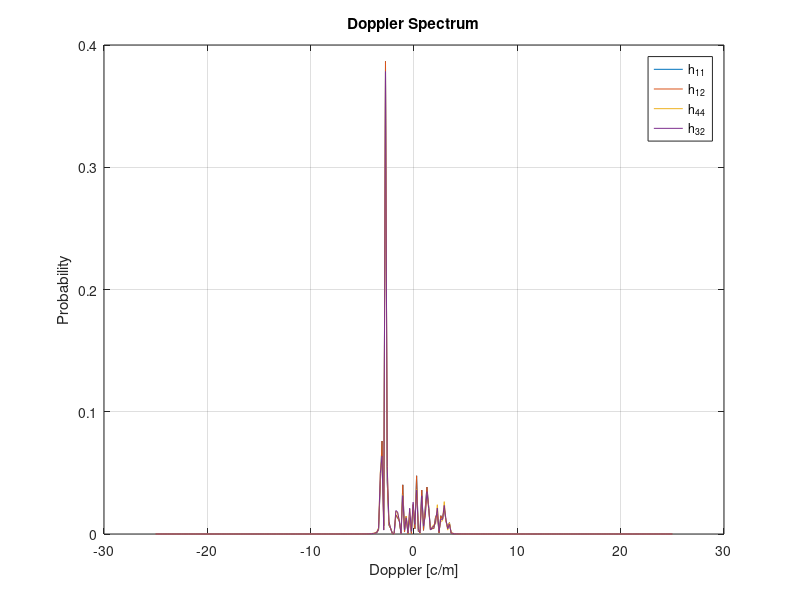
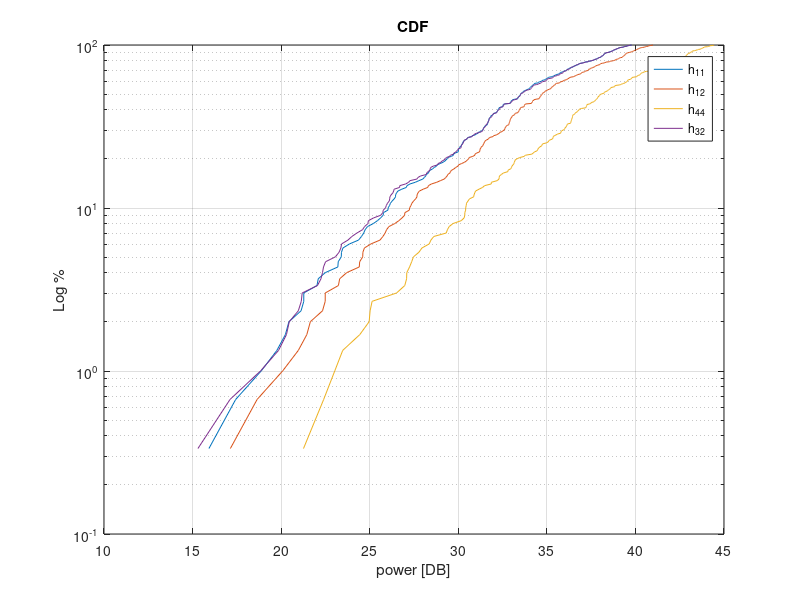
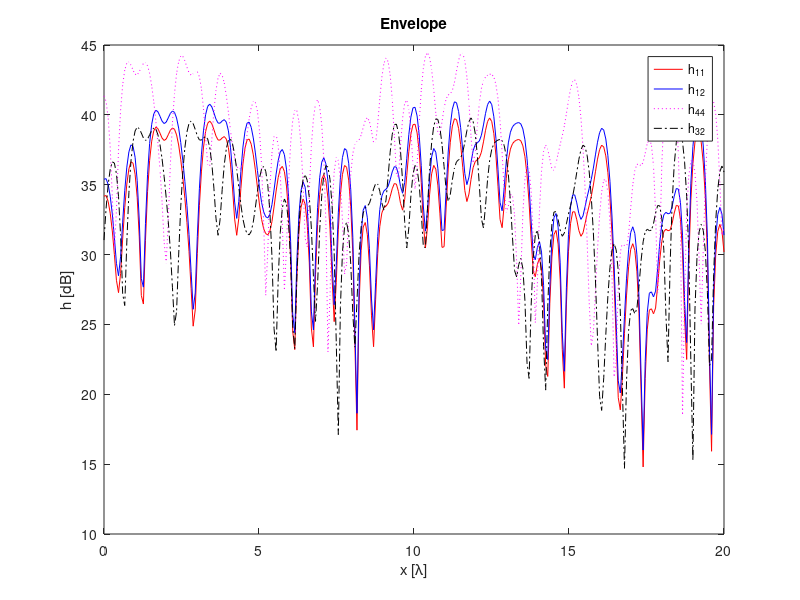
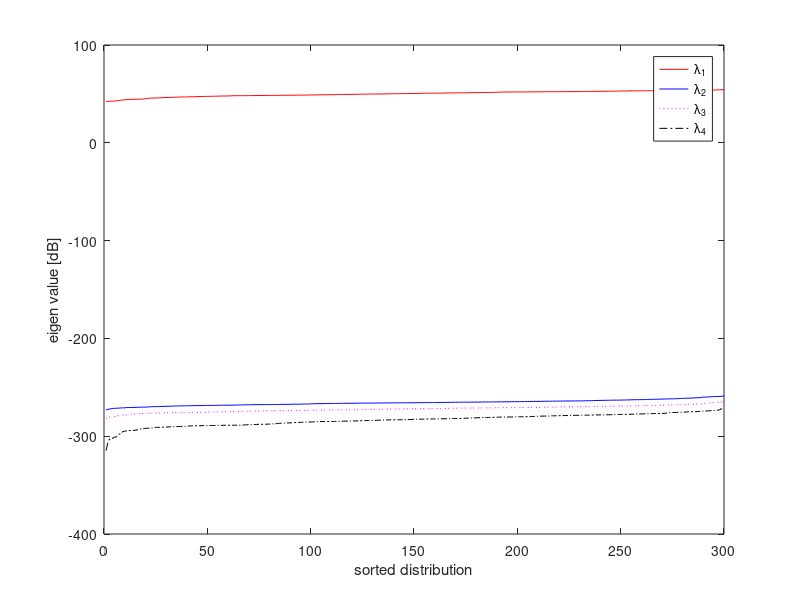

Source code (MATLAB) for these figures, in order:
% dual direction NB channels
% double ring model / variations
%
% 8/10-2006 ... 24/10-2012 Patrick Eggers

clf;
clear;
close all;

%%% radio paramter
c=3e8; %m/s
f=1e9; % Hz
lambda = c/f;
k=2*pi/lambda; %rad/m is wavenumber

%%%% antenna system
no_tx=4; %no antennas
no_rx=no_tx; %symmetric MIMO array
half_tx= round(no_tx/2);

d=0.3*lambda; %antenna spacing in ULA


%%% environment
radius1=100*lambda;
radius2=radius1;

scatter_separation= 3*lambda; % between two scatter rings

x_step = 300;
r1 = linspace(0,20,x_step)*lambda; % movement of one array
r2 = zeros(1,x_step);

no_scatter = 50;

%%%% NOTE THIS WILL CHANGE RICHNESS FROM 'nothing' to something noticable
%%%% I.e. directly related to eigen distribution
% YOU SKETCH AND EXPLAIN, WHAT IS RICHNESS?

section1=2*pi*rand(no_scatter,1); % try also split up into clusters
section2=2*pi*rand(no_scatter,1); % try also split up into clusters

% % cluster
% t1 = 2*pi*rand(4,1)
% t2 = 2*pi*rand(4,1)
% section1 = [rand(no_scatter/4,1)+t1(1); rand(no_scatter/4,1)+t1(2); rand(no_scatter/4,1)+t1(3); rand(no_scatter/4,1)+t1(4)];
% section2 = [rand(no_scatter/4,1)+t2(1); rand(no_scatter/4,1)+t2(2); rand(no_scatter/4,1)+t2(3); rand(no_scatter/4,1)+t2(4)];

scatter1_xy = radius1*exp(j*section1); % scatter ring localtion, xy plane expressed as complex number
scatter2_xy= scatter_separation + radius2*exp(j*section2);

scatter1 = 1*exp(j*rand(no_scatter,1)*2*pi); % random phase
scatter2 = 1*exp(j*rand(no_scatter,1)*2*pi); % random phase


%%% transfer function
% YOU CHECK
for x=1:length(r1);  % move one array
    for n=1:no_tx;   % tx anetnnas    centerd in scatter1
        for m=1:no_rx; % rx anetnnas, centerd in scatter2

           h_2(n,m,x)=sum(exp(j*(r1(x)+(n-half_tx)*d)*k.*cos(angle(scatter1_xy))).*scatter1.*...
                        exp(j*(r2(x)+(m-half_tx)*d)*k*cos(angle(scatter2_xy-scatter_separation))).*scatter2.*...
                        exp(j*cos(angle(scatter2_xy-scatter1_xy)))); 
                    
        % sum all scatteres to get total link signal            
           h(n,m,x)=sum((sum(exp(j*(r2(x)+(m-half_tx)*d)*k*cos(angle(scatter2_xy-scatter_separation))).*scatter2.*...
                        exp(j*cos(angle(scatter2_xy-scatter1_xy)))))*exp(j*(r1(x)+(n-half_tx)*d)*k.*cos(angle(scatter1_xy))).*scatter1);
      
         % Doppler at Tx  
          % Doppler at Rx
        end;
    end;    
end;

% doppler
h11 = abs(fftshift(fft(squeeze(h(1,1,:))))).^2;
h12 = abs(fftshift(fft(squeeze(h(1,2,:))))).^2;
h44 = abs(fftshift(fft(squeeze(h(no_tx,no_tx,:))))).^2;
h32 = abs(fftshift(fft(squeeze(h(half_tx+1,half_tx-1,:))))).^2;



h11 = h11./sum(h11);
h12 = h12./sum(h12);
h44 = h44./sum(h44);
h32 = h32./sum(h32);

%extract normlized doppler from movement vector
max_d = max(r1);
f = 1/max_d*x_step;
norm_fd = linspace(-f/2,f/2,x_step);

figure()
plot(norm_fd,h11); hold on; grid on;
plot(norm_fd,h12);
plot(norm_fd,h44);
plot(norm_fd,h32);
xlabel( 'Doppler [c/m]' );
ylabel( 'Probability' );
title( 'Doppler Spectrum' );
legend('h_{11}','h_{12}','h_{44}','h_{32}');



% CDF
cdf_11 = sort(20*log10 (abs(squeeze(h(1,1,:)))));
cdf_12 = sort(20*log10 (abs(squeeze(h(1,2,:)))));
cdf_44 = sort(20*log10 (abs(squeeze(h(no_tx,no_tx,:)))));
cdf_32 = sort(20*log10 (abs(squeeze(h(half_tx+1,half_tx-1,:)))));
percent_axis = linspace(0,100,x_step);

figure()
semilogy(cdf_11,percent_axis); grid on; hold on;
semilogy(cdf_12,percent_axis);
semilogy(cdf_44,percent_axis);
semilogy(cdf_32,percent_axis);
title('CDF')
xlabel('power [DB]');
ylabel('Log %');
legend('h_{11}','h_{12}','h_{44}','h_{32}');



figure()
h1=plot(r1/lambda,20*log10(squeeze(h(1,1,:))),'-r',r1/lambda,20*log10(squeeze(h(1,2,:))),'-b',...);
        r1/lambda,20*log10(squeeze(h(no_tx,no_tx,:))),':m',r1/lambda,20*log10(squeeze(h(half_tx+1,half_tx-1,:))),'-.k');
title('Envelope')
xlabel('x [\lambda]');
ylabel('h [dB]');
legend(h1 ,'h_{11}','h_{12}','h_{44}','h_{32}');



%--------------------------


%envelope correlation
h11_envelope = 20*log10(squeeze(h(1,1,:)));
h12_envelope = 20*log10(squeeze(h(1,2,:)));
h44_envelope = 20*log10(squeeze(h(no_tx,no_tx,:)));
h32_envelope = 20*log10(squeeze(h(half_tx+1,half_tx-1,:)));

corr1_env = corr(abs(h11_envelope),abs(h32_envelope))
corr1_pow = corr(abs(h11_envelope).^2,abs(h32_envelope).^2)
corr1_complex = corr((h11_envelope),(h32_envelope))

%singular values
% YOU CHECK
for x=1:length(r1)
    S(:,x)=svd(squeeze(h(:,:,x)));
end;

figure()
h2=plot(1:length(r1),20*log10(sort(S(1,:))),'-r',1:length(r1),20*log10(sort(S(2,:))),'-b',...
     1:length(r1),20*log10(sort(S(3,:))),':m',1:length(r1),20*log10(sort(S(4,:))),'-.k');
xlabel('sorted distribution');
ylabel('eigen value [dB]');
legend(h2 ,'\lambda_1','\lambda_2','\lambda_3','\lambda_4');


%link Doppler
% YOUR INPUT



%dual virtual (array) Doppler   ??


% for i = 1:length(scatter1_xy)
% %     for k = 1:length(scatter2_xy)
%         links(i,:) = [scatter1_xy(i), scatter2_xy(i)];
% %     end
% end

% plot scenario
figure()
scatter(real(scatter1_xy),imag(scatter1_xy)); hold on;
scatter(real(scatter2_xy),imag(scatter2_xy));
% for i = 1:length(scatter1_xy)
% %     for k = 1:length(scatter2_xy)
%         plot([real(scatter1_xy(i)) real(scatter2_xy(i))],[imag(scatter1_xy(i)) imag(scatter2_xy(i))]);
% %     end
% end
title('2D visual of setup')
xlabel('X [m]')
ylabel('Y [m]')

% for m = 1:50
%     for k = 1:50
%         angle(scatter1_xy(m,k)-scatter2_xy)

cos(angle(scatter2_xy-scatter1_xy))
%angle(scatter1_xy-scatter2_xy)